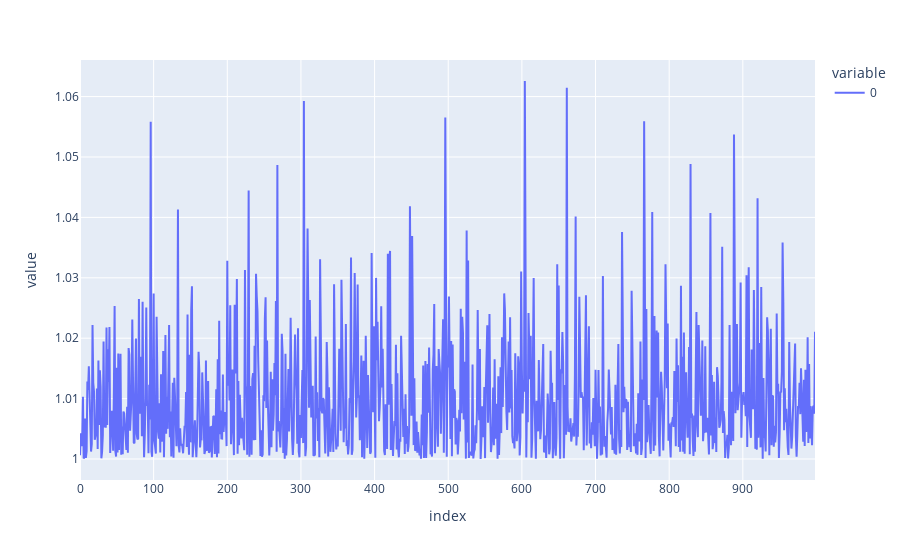

Notebook cell for this chart:
### Code cell
time = np.cumsum(1+np.random.exponential(.01, size=1000))
ex.line(np.diff(time))

### Figure 1 — Plotly figure (JSON) as saved in the notebook; plotly's stock layout.template omitted (floating-point values rounded to 4 significant figures; data arrays with more than 128 entries replaced by an {"elided": "..."} marker saying what was removed)
{"data": [{"hovertemplate": "variable=0<br>index=%{x}<br>value=%{y}<extra></extra>", "legendgroup": "0", "line": {"color": "#636efa", "dash": "solid"}, "marker": {"symbol": "circle"}, "mode": "lines", "name": "0", "orientation": "v", "showlegend": true, "type": "scatter", "x": {"elided": "999 int values"}, "xaxis": "x", "y": {"elided": "999 float values"}, "yaxis": "y"}], "layout": {"autosize": true, "legend": {"title": {"text": "variable"}, "tracegroupgap": 0}, "margin": {"t": 60}, "xaxis": {"anchor": "y", "autorange": true, "domain": [0, 1], "range": [0, 998], "title": {"text": "index"}, "type": "linear"}, "yaxis": {"anchor": "x", "autorange": true, "domain": [0, 1], "range": [0.9965, 1.066], "title": {"text": "value"}, "type": "linear"}}}
